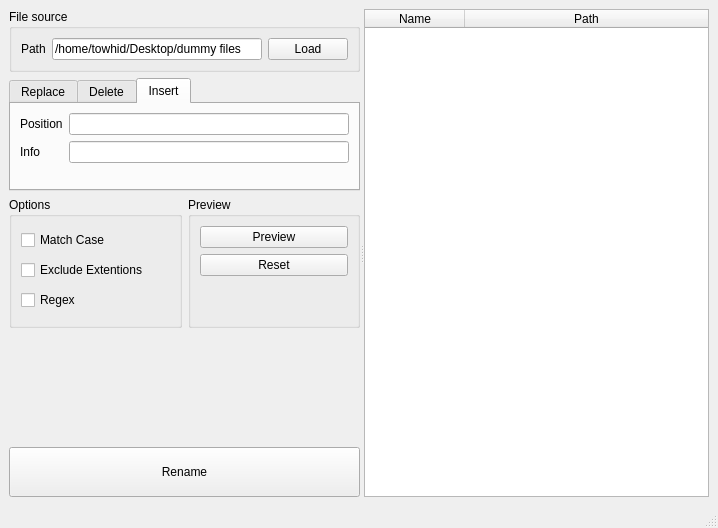
<?xml version="1.0" encoding="UTF-8"?>
<ui version="4.0">
 <class>MainWindow</class>
 <widget class="QMainWindow" name="MainWindow">
  <property name="geometry">
   <rect>
    <x>0</x>
    <y>0</y>
    <width>718</width>
    <height>528</height>
   </rect>
  </property>
  <property name="windowTitle">
   <string>MainWindow</string>
  </property>
  <widget class="QWidget" name="centralwidget">
   <layout class="QHBoxLayout" name="horizontalLayout">
    <item>
     <widget class="QSplitter" name="splitter">
      <property name="orientation">
       <enum>Qt::Horizontal</enum>
      </property>
      <widget class="QWidget" name="layoutWidget">
       <layout class="QVBoxLayout" name="verticalLayout_2">
        <item>
         <widget class="QGroupBox" name="groupBox">
          <property name="sizePolicy">
           <sizepolicy hsizetype="Preferred" vsizetype="Minimum">
            <horstretch>0</horstretch>
            <verstretch>0</verstretch>
           </sizepolicy>
          </property>
          <property name="title">
           <string>File source</string>
          </property>
          <layout class="QHBoxLayout" name="horizontalLayout_2">
           <item>
            <widget class="QLabel" name="label">
             <property name="text">
              <string>Path</string>
             </property>
             <property name="buddy">
              <cstring>line_path</cstring>
             </property>
            </widget>
           </item>
           <item>
            <widget class="QLineEdit" name="line_path">
             <property name="text">
              <string>/home/towhid/Desktop/dummy files</string>
             </property>
            </widget>
           </item>
           <item>
            <widget class="QPushButton" name="btn_load">
             <property name="text">
              <string>Load</string>
             </property>
            </widget>
           </item>
          </layout>
         </widget>
        </item>
        <item>
         <widget class="QTabWidget" name="tabWidget">
          <property name="currentIndex">
           <number>2</number>
          </property>
          <widget class="QWidget" name="tab_replace">
           <attribute name="title">
            <string>Replace</string>
           </attribute>
           <layout class="QFormLayout" name="formLayout">
            <property name="fieldGrowthPolicy">
             <enum>QFormLayout::AllNonFixedFieldsGrow</enum>
            </property>
            <item row="0" column="0">
             <widget class="QLabel" name="label_4">
              <property name="text">
               <string>From</string>
              </property>
              <property name="buddy">
               <cstring>line_replace_from</cstring>
              </property>
             </widget>
            </item>
            <item row="0" column="1">
             <widget class="QLineEdit" name="line_replace_from"/>
            </item>
            <item row="1" column="0">
             <widget class="QLabel" name="label_2">
              <property name="text">
               <string>To</string>
              </property>
              <property name="buddy">
               <cstring>line_replace_to</cstring>
              </property>
             </widget>
            </item>
            <item row="1" column="1">
             <widget class="QLineEdit" name="line_replace_to"/>
            </item>
           </layout>
           <zorder>label_2</zorder>
           <zorder>line_replace_from</zorder>
           <zorder>line_replace_to</zorder>
           <zorder>label_4</zorder>
          </widget>
          <widget class="QWidget" name="tab_delete">
           <attribute name="title">
            <string>Delete</string>
           </attribute>
           <layout class="QFormLayout" name="formLayout_3">
            <property name="fieldGrowthPolicy">
             <enum>QFormLayout::AllNonFixedFieldsGrow</enum>
            </property>
            <item row="0" column="0">
             <widget class="QLabel" name="label_3">
              <property name="text">
               <string>Keyword</string>
              </property>
              <property name="buddy">
               <cstring>line_delete_key</cstring>
              </property>
             </widget>
            </item>
            <item row="0" column="1">
             <widget class="QLineEdit" name="line_delete_key">
              <property name="text">
               <string/>
              </property>
             </widget>
            </item>
           </layout>
           <zorder>line_delete_key</zorder>
           <zorder>label_3</zorder>
          </widget>
          <widget class="QWidget" name="tab_insert">
           <attribute name="title">
            <string>Insert</string>
           </attribute>
           <layout class="QFormLayout" name="formLayout_2">
            <item row="0" column="0">
             <widget class="QLabel" name="label_6">
              <property name="text">
               <string>Position</string>
              </property>
              <property name="buddy">
               <cstring>line_insert_position</cstring>
              </property>
             </widget>
            </item>
            <item row="0" column="1">
             <widget class="QLineEdit" name="line_insert_position"/>
            </item>
            <item row="1" column="0">
             <widget class="QLabel" name="label_5">
              <property name="text">
               <string>Info</string>
              </property>
              <property name="buddy">
               <cstring>line_insert_info</cstring>
              </property>
             </widget>
            </item>
            <item row="1" column="1">
             <widget class="QLineEdit" name="line_insert_info"/>
            </item>
           </layout>
          </widget>
         </widget>
        </item>
        <item>
         <layout class="QHBoxLayout" name="horizontalLayout_3">
          <item>
           <widget class="QGroupBox" name="groupBox_2">
            <property name="sizePolicy">
             <sizepolicy hsizetype="Preferred" vsizetype="Preferred">
              <horstretch>0</horstretch>
              <verstretch>0</verstretch>
             </sizepolicy>
            </property>
            <property name="title">
             <string>Options</string>
            </property>
            <layout class="QVBoxLayout" name="verticalLayout_3">
             <item>
              <widget class="QCheckBox" name="cb_case">
               <property name="sizePolicy">
                <sizepolicy hsizetype="Minimum" vsizetype="Fixed">
                 <horstretch>0</horstretch>
                 <verstretch>0</verstretch>
                </sizepolicy>
               </property>
               <property name="text">
                <string>Match Case</string>
               </property>
              </widget>
             </item>
             <item>
              <widget class="QCheckBox" name="cb_ext">
               <property name="text">
                <string>Exclude Extentions</string>
               </property>
              </widget>
             </item>
             <item>
              <widget class="QCheckBox" name="cb_regex">
               <property name="text">
                <string>Regex</string>
               </property>
              </widget>
             </item>
            </layout>
           </widget>
          </item>
          <item>
           <widget class="QGroupBox" name="groupBox_3">
            <property name="title">
             <string>Preview</string>
            </property>
            <layout class="QVBoxLayout" name="verticalLayout">
             <item>
              <widget class="QPushButton" name="btn_preview">
               <property name="text">
                <string>Preview</string>
               </property>
              </widget>
             </item>
             <item>
              <widget class="QPushButton" name="btn_reset">
               <property name="text">
                <string>Reset</string>
               </property>
              </widget>
             </item>
             <item>
              <spacer name="verticalSpacer_2">
               <property name="orientation">
                <enum>Qt::Vertical</enum>
               </property>
               <property name="sizeHint" stdset="0">
                <size>
                 <width>20</width>
                 <height>40</height>
                </size>
               </property>
              </spacer>
             </item>
            </layout>
           </widget>
          </item>
         </layout>
        </item>
        <item>
         <spacer name="verticalSpacer">
          <property name="orientation">
           <enum>Qt::Vertical</enum>
          </property>
          <property name="sizeHint" stdset="0">
           <size>
            <width>20</width>
            <height>40</height>
           </size>
          </property>
         </spacer>
        </item>
        <item>
         <widget class="QPushButton" name="btn_rename">
          <property name="minimumSize">
           <size>
            <width>0</width>
            <height>50</height>
           </size>
          </property>
          <property name="text">
           <string>Rename</string>
          </property>
         </widget>
        </item>
       </layout>
      </widget>
      <widget class="QTableWidget" name="table">
       <property name="autoScroll">
        <bool>false</bool>
       </property>
       <property name="selectionMode">
        <enum>QAbstractItemView::NoSelection</enum>
       </property>
       <property name="selectionBehavior">
        <enum>QAbstractItemView::SelectRows</enum>
       </property>
       <property name="showGrid">
        <bool>false</bool>
       </property>
       <property name="wordWrap">
        <bool>false</bool>
       </property>
       <property name="cornerButtonEnabled">
        <bool>false</bool>
       </property>
       <attribute name="horizontalHeaderDefaultSectionSize">
        <number>100</number>
       </attribute>
       <attribute name="horizontalHeaderStretchLastSection">
        <bool>true</bool>
       </attribute>
       <attribute name="verticalHeaderDefaultSectionSize">
        <number>30</number>
       </attribute>
       <attribute name="verticalHeaderHighlightSections">
        <bool>false</bool>
       </attribute>
       <attribute name="verticalHeaderMinimumSectionSize">
        <number>30</number>
       </attribute>
       <column>
        <property name="text">
         <string>Name</string>
        </property>
       </column>
       <column>
        <property name="text">
         <string>Path</string>
        </property>
       </column>
      </widget>
     </widget>
    </item>
   </layout>
  </widget>
  <widget class="QStatusBar" name="statusbar"/>
  <widget class="QMenuBar" name="menubar">
   <property name="geometry">
    <rect>
     <x>0</x>
     <y>0</y>
     <width>718</width>
     <height>25</height>
    </rect>
   </property>
  </widget>
 </widget>
 <resources/>
 <connections/>
</ui>
